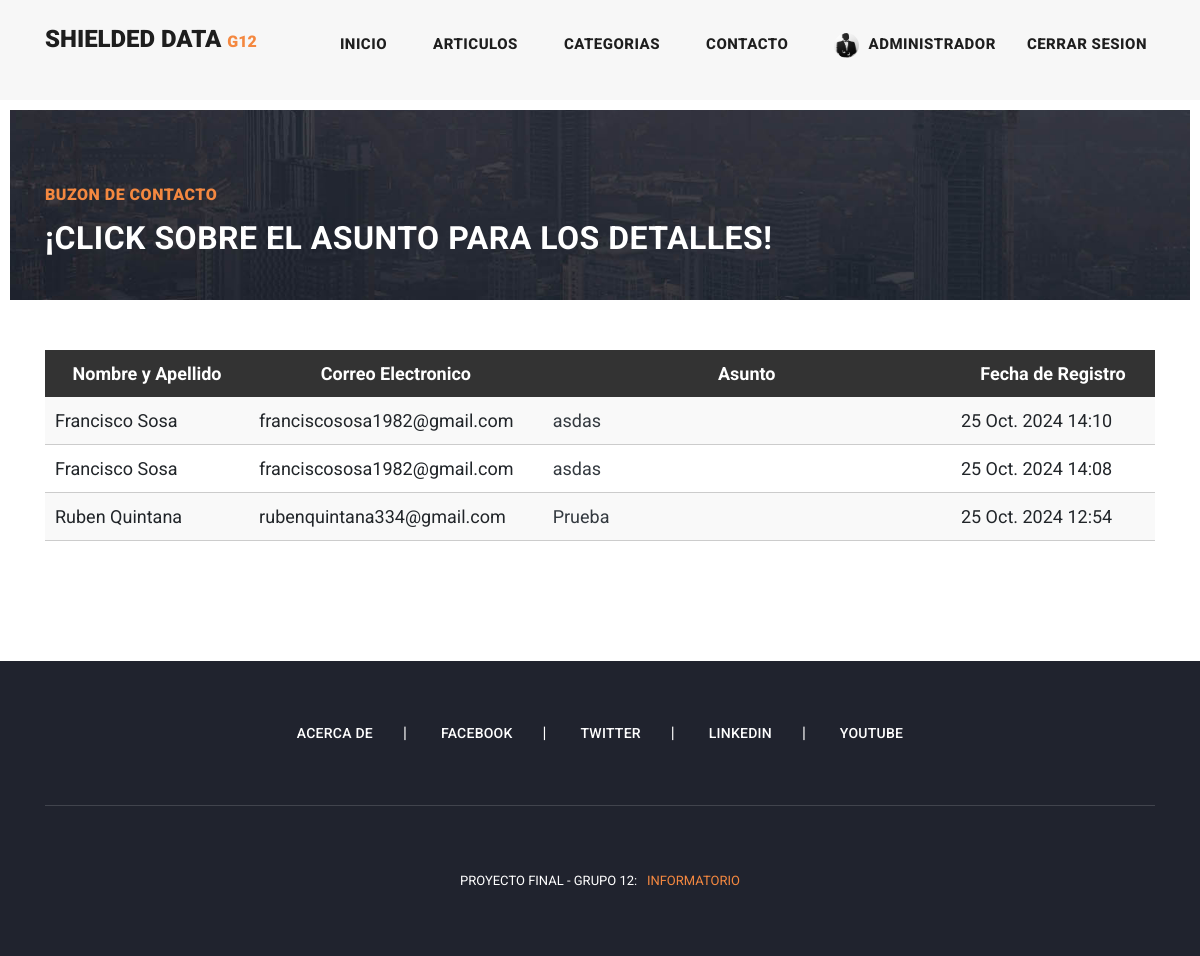
Page /contac/messages (signed in) on the earlier database version.
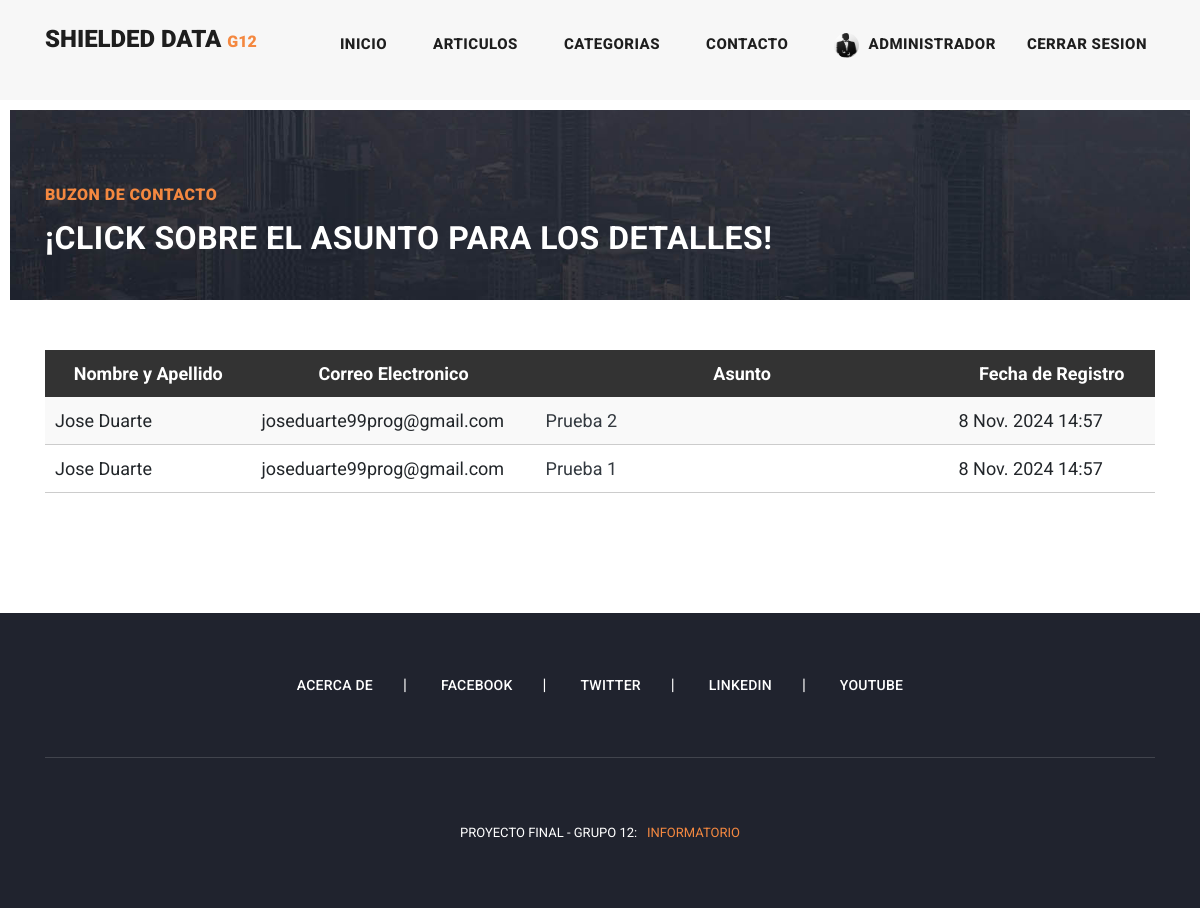
Same page on the later database version.
### apps/contact/models.py (models this page shows, shortened)
class Contact(models.Model):
    full_name = models.CharField(max_length=120)  # nombre_apellido
    email = models.EmailField() # correo electronico
    subject = models.CharField(max_length=50)  # asunto
    message = models.TextField()  # mensaje
    date = models.DateTimeField(default=timezone.now)  # fecha
    class Meta():
        ordering = ('-date',)

### apps/contact/views.py (the view)
# urls.py: path("messages", views.MessagesListView.as_view(), name='messages'),
class MessagesListView(ListView):
    model = Contact
    template_name = 'contact/messages.html'
    context_object_name = 'messages'
    def dispatch(self, request, *args, **kwargs):
        if not request.user.is_authenticated or (request.user.username != 'Administrador' and request.user.username != 'SuperUser'):
            raise PermissionDenied
        return super().dispatch(request, *args, **kwargs)

### templates/contact/messages.html (shortened to what this page needs)
{% extends 'base.html'%}
{% load static %}
{% block content %}
{% if messages %}
<div class="heading-page header-text">
    <section class="page-heading">
        <div class="container">
            <div class="row">
                <div class="col-lg-12">
                    <div class="text-content">
                        <h4>Buzon de Contacto</h4>
                        <h2>¡Click sobre el asunto para los detalles!</h2>
                    </div>
                </div>
            </div>
        </div>
    </section>
</div>
<section class="contact-us">
    <div class="container">
        <div class="row">
            <div class="col-lg-12">
                <div class="down-contact">
                    <table class="user-table table-responsive">
                        <thead>
                            <tr>
                                <th class="user-table-header col-2">Nombre y Apellido</th>
                                <th class="user-table-header col-2">Correo Electronico</th>
                                <th class="user-table-header col-4">Asunto</th>
                                <th class="user-table-header col-2">Fecha de Registro</th>
                            </tr>
                        </thead>
                        <tbody>
                            {% for message in messages %}
                            <tr class="user-table-row">
                                <td class="user-table-cell" >{{ message.full_name }}</td>
                                <td class="user-table-cell">{{ message.email }}</td>
                                <td class="user-table-cell">
                                    <a href="{% url 'apps.contact:message_detail' message.id %}" class="text-dark text-decoration-underline">{{ message.subject }}</a>
                                </td>
                                <td class="user-table-cell">{{ message.date }}</td>
                            </tr>
                            {% endfor %}
                        </tbody>
                    </table>
                </div>
            </div>
        </div>
    </div>
</section>
{% endif %}
{% endblock %}

Differences in the rows shown:
removed Contact: full_name "Francisco Sosa", email "franciscososa1982@gmail.com", subject "asdas", date "25 Oct. 2024 14:10"
removed Contact: full_name "Francisco Sosa", email "franciscososa1982@gmail.com", subject "asdas", date "25 Oct. 2024 14:08"
removed Contact: full_name "Ruben Quintana", email "rubenquintana334@gmail.com", subject "Prueba", date "25 Oct. 2024 12:54"
added Contact: full_name "Jose Duarte", email "joseduarte99prog@gmail.com", subject "Prueba 2", date "8 Nov. 2024 14:57"
added Contact: full_name "Jose Duarte", email "joseduarte99prog@gmail.com", subject "Prueba 1", date "8 Nov. 2024 14:57"
